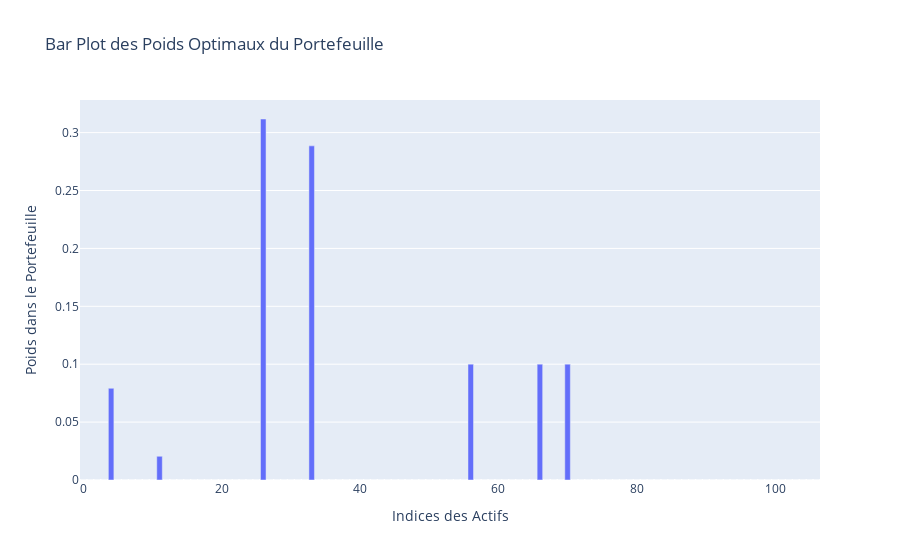

The cell this chart's notebook holds for it:
### Code cell
# Supposons que vous voulez tracer la première ligne de xOptimalArray
ligne_a_tracer = np.array(xOptimalArray)[0]

# Créer un graphique en barres
fig = go.Figure(data=[go.Bar(
            x=list(range(len(ligne_a_tracer))), 
            y=ligne_a_tracer,
            hovertext=[f'Position: {i}' for i in range(len(ligne_a_tracer))],
            hoverinfo="text+y"
)])

# Mise à jour des étiquettes et du titre
fig.update_layout(title='Bar Plot des Poids Optimaux du Portefeuille',
                  xaxis_title='Indices des Actifs',
                  yaxis_title='Poids dans le Portefeuille')

# Afficher le graphique
fig.show()

### Figure 1 — Plotly figure (JSON) as saved in the notebook; plotly's stock layout.template omitted (floating-point values rounded to 4 significant figures)
{"data": [{"hoverinfo": "text+y", "hovertext": ["Position: 0", "Position: 1", "Position: 2", "Position: 3", "Position: 4", "Position: 5", "Position: 6", "Position: 7", "Position: 8", "Position: 9", "Position: 10", "Position: 11", "Position: 12", "Position: 13", "Position: 14", "Position: 15", "Position: 16", "Position: 17", "Position: 18", "Position: 19", "Position: 20", "Position: 21", "Position: 22", "Position: 23", "Position: 24", "Position: 25", "Position: 26", "Position: 27", "Position: 28", "Position: 29", "Position: 30", "Position: 31", "Position: 32", "Position: 33", "Position: 34", "Position: 35", "Position: 36", "Position: 37", "Position: 38", "Position: 39", "Position: 40", "Position: 41", "Position: 42", "Position: 43", "Position: 44", "Position: 45", "Position: 46", "Position: 47", "Position: 48", "Position: 49", "Position: 50", "Position: 51", "Position: 52", "Position: 53", "Position: 54", "Position: 55", "Position: 56", "Position: 57", "Position: 58", "Position: 59", "Position: 60", "Position: 61", "Position: 62", "Position: 63", "Position: 64", "Position: 65", "Position: 66", "Position: 67", "Position: 68", "Position: 69", "Position: 70", "Position: 71", "Position: 72", "Position: 73", "Position: 74", "Position: 75", "Position: 76", "Position: 77", "Position: 78", "Position: 79", "Position: 80", "Position: 81", "Position: 82", "Position: 83", "Position: 84", "Position: 85", "Position: 86", "Position: 87", "Position: 88", "Position: 89", "Position: 90", "Position: 91", "Position: 92", "Position: 93", "Position: 94", "Position: 95", "Position: 96", "Position: 97", "Position: 98", "Position: 99", "Position: 100", "Position: 101", "Position: 102", "Position: 103", "Position: 104", "Position: 105", "Position: 106"], "type": "bar", "x": [0, 1, 2, 3, 4, 5, 6, 7, 8, 9, 10, 11, 12, 13, 14, 15, 16, 17, 18, 19, 20, 21, 22, 23, 24, 25, 26, 27, 28, 29, 30, 31, 32, 33, 34, 35, 36, 37, 38, 39, 40, 41, 42, 43, 44, 45, 46, 47, 48, 49, 50, 51, 52, 53, 54, 55, 56, 57, 58, 59, 60, 61, 62, 63, 64, 65, 66, 67, 68, 69, 70, 71, 72, 73, 74, 75, 76, 77, 78, 79, 80, 81, 82, 83, 84, 85, 86, 87, 88, 89, 90, 91, 92, 93, 94, 95, 96, 97, 98, 99, 100, 101, 102, 103, 104, 105, 106], "y": [7.462e-16, 3.51e-16, 2.492e-16, 0, 0.07922, 1.402e-15, 6.256e-16, 6.912e-16, 6.993e-16, 0, 2.107e-16, 0.02049, 3.814e-16, 0, 3.147e-16, 2.54e-16, 5.845e-16, 5.834e-16, 4.876e-16, 3.64e-17, 9.056e-16, 8.542e-17, 1.86e-16, 8.06e-17, 3.459e-17, 4e-16, 0.3118, 5.021e-16, 3.08e-16, 7.523e-16, 1.845e-16, 8.066e-16, 5.035e-16, 0.2885, 0, 0, 7.072e-16, 3.781e-16, 2.302e-16, 8.252e-16, 3.489e-16, 2e-16, 0, 0, 2.447e-17, 4.215e-16, 4.58e-16, 5.69e-16, 3.556e-16, 0, 1.517e-16, 6.4e-16, 4.27e-16, 2.398e-16, 2.587e-16, 0, 0.1, 4.992e-16, 3.806e-16, 0, 5.38e-16, 7.519e-16, 0, 3.748e-16, 5.035e-16, 0, 0.1, 0, 6.43e-17, 0, 0.1, 6.053e-16, 9.78e-16, 4.76e-16, 3.221e-16, 5.452e-16, 3.019e-16, 5.828e-16, 3.869e-16, 0, 0, 4.01e-16, 1.336e-16, 2.746e-16, 3.429e-16, 5.398e-16, 2.36e-16, 5.329e-16, 4.324e-16, 2.811e-16, 7.513e-16, 2.22e-16, 4.427e-16, 4.107e-16, 3.659e-16, 1.431e-16, 1.061e-16, 1.598e-16, 6.039e-16, 1.795e-16, 5.176e-16, 4.461e-17, 2.784e-16, 3.182e-16, 3.023e-16, 4.403e-16, 4.087e-16]}], "layout": {"title": {"text": "Bar Plot des Poids Optimaux du Portefeuille"}, "xaxis": {"title": {"text": "Indices des Actifs"}}, "yaxis": {"title": {"text": "Poids dans le Portefeuille"}}}}
